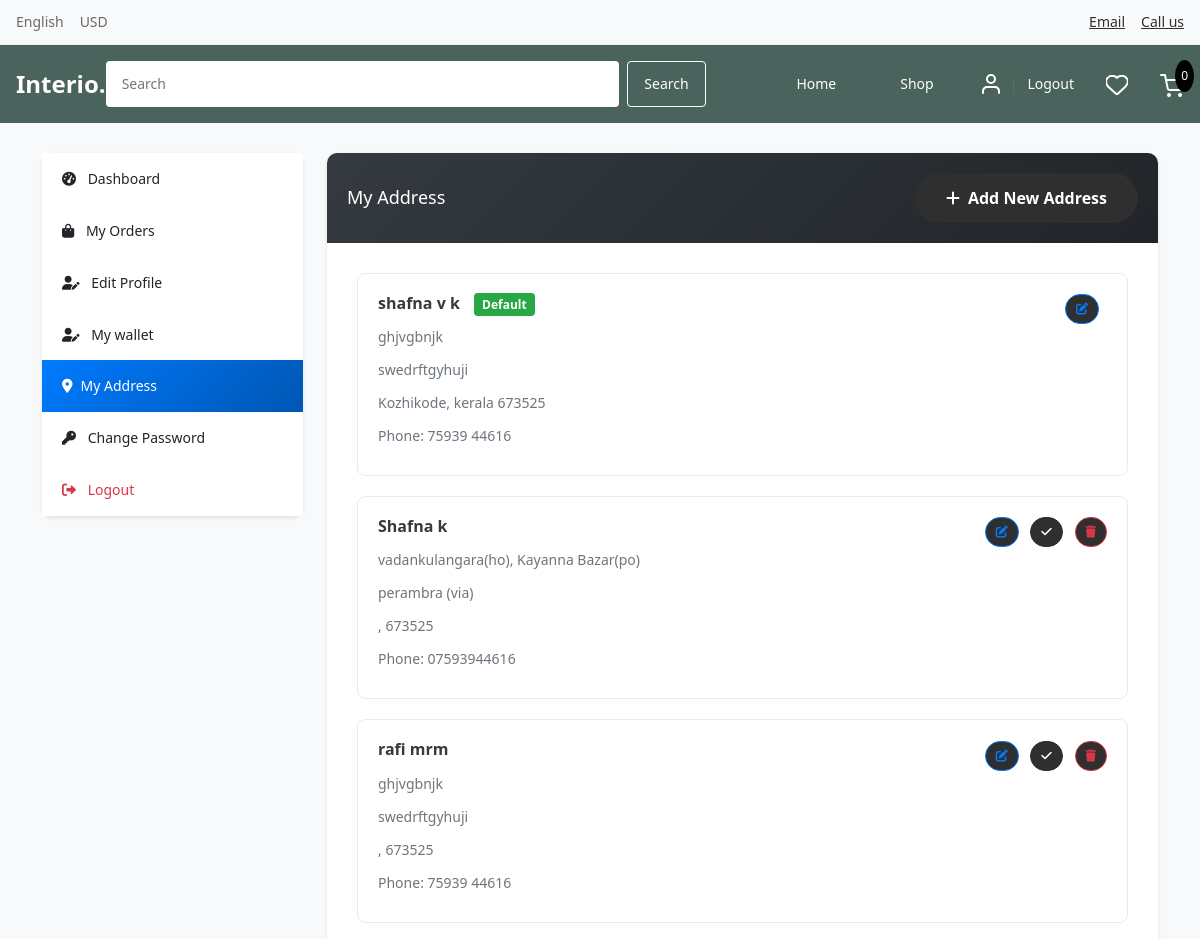
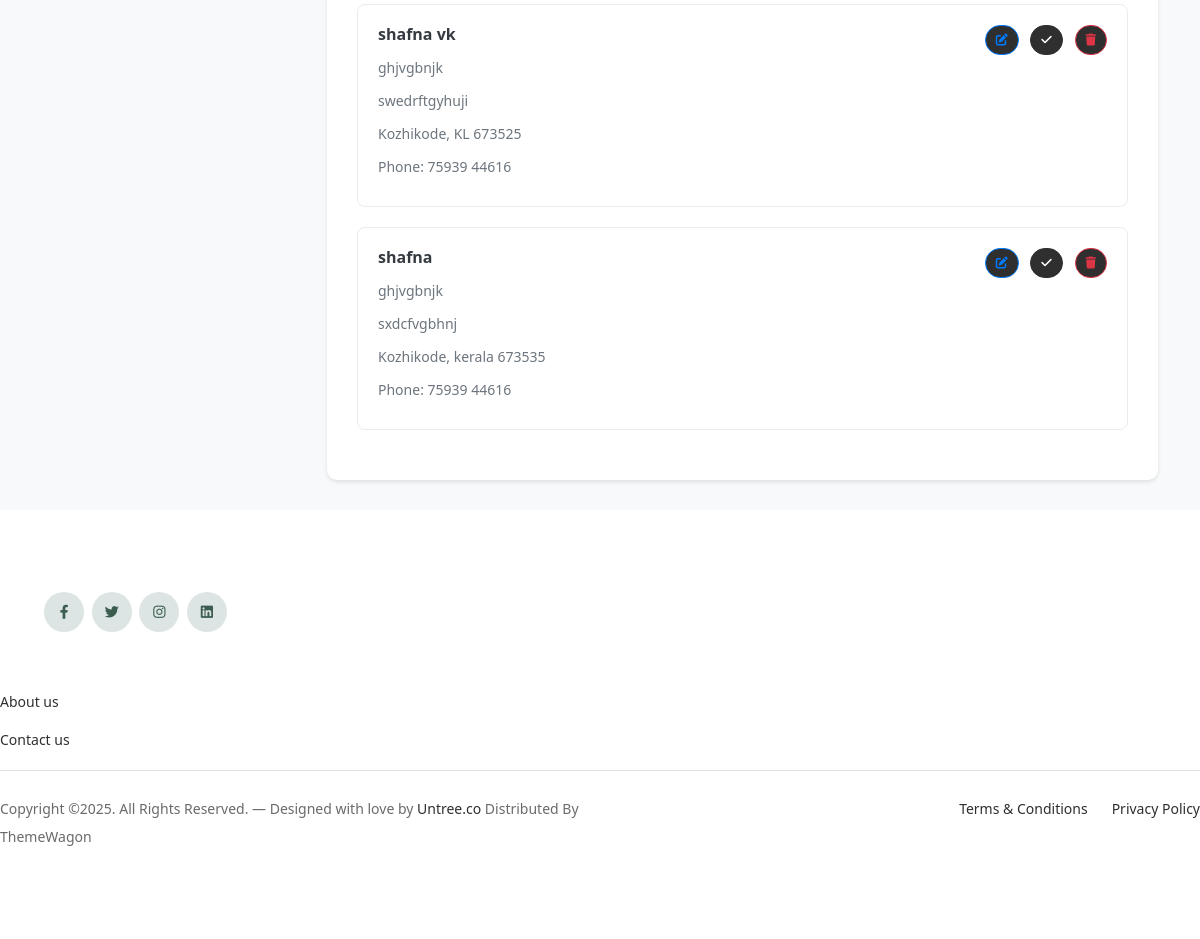
Screenshot of /accounts/manage_addresses/ (signed in) with the database file from the repository (2 pictures, top to bottom).
### accounts/models.py (models this page shows, shortened)
class Address(models.Model):
    user = models.ForeignKey(Account, on_delete=models.CASCADE)
    full_name = models.CharField(max_length=100)
    phone = models.CharField(max_length=15)
    address_line_1 = models.CharField(max_length=100)
    address_line_2 = models.CharField(max_length=100, blank=True)
    city = models.CharField(max_length=50)
    state = models.CharField(max_length=50)
    pincode = models.CharField(max_length=10)
    is_default = models.BooleanField(default=False)
    created_at = models.DateTimeField(auto_now_add=True)
    modified_at = models.DateTimeField(auto_now=True)
    class Meta:
        verbose_name_plural = 'Addresses'
        ordering = ['-is_default', '-created_at']

### accounts/views.py (the view)
# urls.py: path('manage_addresses/', views.manage_addresses, name='manage_addresses'),
@login_required
def manage_addresses(request):
    addresses = Address.objects.filter(user=request.user)
    context = {
        'addresses': addresses
    }
    return render(request, 'accounts/manage_addresses.html', context)

### carts/context_processors.py (called while the page is built)
def counter(request):
    cart_count = 0
    if 'admin' in request.path:
        return {}
    else:
        try:
            cart = Cart.objects.get(cart_id=_cart_id(request))
            cart_items = CartItem.objects.filter(cart=cart, is_active=True)
            for cart_item in cart_items:
                cart_count += cart_item.quantity
        except Cart.DoesNotExist:
            cart_count = 0
    return dict(cart_count=cart_count)

### carts/views.py (called while the page is built)
def _cart_id(request):
    cart = request.session.session_key
    if not cart:
        cart = request.session.create()
    return cart

### category/context_processors.py (called while the page is built)
def menu_links(request):
    links = Category.objects.all()
    return dict(links=links)

### templates/accounts/manage_addresses.html (shortened to what this page needs)
{% extends 'base.html' %}
{% load static %}
{% block content %}
<div class="dashboard-container">
    <div class="container">
        <div class="row">
            <div class="col-md-3 mb-4">
                <div class="sidebar">
                    <div class="list-group list-group-flush">
                        <a href="{% url 'dashboard' %}" class="list-group-item list-group-item-action">
                            <i class="fas fa-tachometer-alt me-2"></i> Dashboard
                        </a>
                        <a href="{% url 'my_orders' %}" class="list-group-item list-group-item-action">
                            <i class="fas fa-shopping-bag me-2"></i> My Orders
                        </a>
                        <a href="{% url 'edit_profile' %}" class="list-group-item list-group-item-action">
                            <i class="fas fa-user-edit me-2"></i> Edit Profile
                        </a>
                        <a href="{% url 'my_wallet' %}" class="list-group-item list-group-item-action">
                            <i class="fas fa-user-edit me-2"></i> My wallet
                        </a>
                        <a href="{% url 'manage_addresses' %}" class="list-group-item list-group-item-action active">
                            <i class="fas fa-map-marker-alt me-2"></i>My Address
                        </a>
                        <a href="{% url 'change_password' %}" class="list-group-item list-group-item-action">
                            <i class="fas fa-key me-2"></i> Change Password
                        </a>
                        <a href="{% url 'logout' %}" class="list-group-item list-group-item-action text-danger">
                            <i class="fas fa-sign-out-alt me-2"></i> Logout
                        </a>
                    </div>
                </div>
            </div>
            <div class="col-md-9">
                <div class="main-content">
                    <div class="card-header">
                        <h5 class="mb-0">My Address</h5>
                        <button class="btn btn-light" data-bs-toggle="modal" data-bs-target="#addAddressModal">
                            <i class="fas fa-plus me-2"></i>Add New Address
                        </button>
                    </div>
                    <div class="card-body">
                        {% if addresses %}
                            {% for address in addresses %}
                            <div class="address-card">
                                <h6>
                                    {{ address.full_name }}
                                    {% if address.is_default %}
                                        <span class="default-badge">Default</span>
                                    {% endif %}
                                </h6>
                                <p>{{ address.address_line_1 }}</p>
                                {% if address.address_line_2 %}
                                    <p>{{ address.address_line_2 }}</p>
                                {% endif %}
                                <p>{{ address.city }}, {{ address.state }} {{ address.pincode }}</p>
                                <p>Phone: {{ address.phone }}</p>
                                <div class="address-actions">
                                    <button class="btn btn-sm btn-outline-primary me-2"
                                            data-bs-toggle="modal"
                                            data-bs-target="#editAddressModal{{ address.id }}">
                                        <i class="fas fa-edit"></i>
                                    </button>
                                    {% if not address.is_default %}
                                    <button class="btn btn-sm btn-outline-success me-2"
                                            onclick="setDefaultAddress({{ address.id }})">
                                        <i class="fas fa-check"></i>
                                    </button>
                                    <button class="btn btn-sm btn-outline-danger"
                                            onclick="deleteAddress({{ address.id }})">
                                        <i class="fas fa-trash"></i>
                                    </button>
                                    {% endif %}
                                </div>
                            </div>
                            {% endfor %}
                        {% else %}
                            <div class="empty-state">
                                <i class="fas fa-map-marker-alt"></i>
                                <p>You haven't added any addresses yet.</p>
                            </div>
                        {% endif %}
                    </div>
                </div>
            </div>
        </div>
    </div>
</div>
{% endblock %}

### static/css/style.css (style rules this page uses)
body { overflow-x: hidden; position: relative; }
body { font-family: "Inter", sans-serif; font-weight: 400; line-height: 28px; color: #6a6a6a; font-size: 14px; background-color: #eff2f1; }
a { text-decoration: none; -webkit-transition: .3s all ease; -o-transition: .3s all ease; transition: .3s all ease; color: #2f2f2f; text-decoration: underline; }
.btn { font-weight: 600; padding: 12px 30px; border-radius: 30px; color: #ffffff; background: #2f2f2f; border-color: #2f2f2f; }
.address-card { border: 1px solid #ddd; border-radius: 8px; transition: all 0.3s ease; cursor: pointer; }

### templates/includes/header.html (style rules this page uses)
* { margin: 0; padding: 0; box-sizing: border-box; font-family: system-ui, -apple-system, BlinkMacSystemFont, 'Segoe UI', sans-serif; }

### templates/accounts/manage_addresses.html (style rules this page uses)
.dashboard-container { background-color: #f8f9fa; padding: 30px 0; min-height: 100vh; }
.sidebar { background: white; border-radius: 10px; box-shadow: 0 2px 4px rgba(0,0,0,0.1); }
.sidebar .list-group-item { border: none; padding: 12px 20px; transition: all 0.3s ease; }
.sidebar .list-group-item.active { background: linear-gradient(135deg, #007bff 0%, #0056b3 100%); border-color: #007bff; color: white; }
.main-content { background: white; border-radius: 10px; box-shadow: 0 2px 4px rgba(0,0,0,0.1); }
.main-content .card-header { background: linear-gradient(135deg, #343a40 0%, #212529 100%); color: white; border-radius: 10px 10px 0 0; padding: 20px; border-bottom: none; display: flex; justify-content: space-between; align-items: center; }
.main-content .card-header h5 { margin: 0; font-size: 18px; }
.main-content .card-body { padding: 30px; }
.address-card { border: 1px solid #e9ecef; border-radius: 8px; padding: 20px; margin-bottom: 20px; position: relative; transition: all 0.3s ease; }
.address-card h6 { color: #343a40; margin-bottom: 10px; font-weight: 600; }
.address-card p { color: #6c757d; margin-bottom: 5px; font-size: 14px; }
.address-actions { position: absolute; top: 20px; right: 20px; }
.btn-sm { padding: 5px 10px; font-size: 12px; }
.btn-outline-primary { border-color: #007bff; color: #007bff; }
.btn-outline-danger { border-color: #dc3545; color: #dc3545; }
.default-badge { background: #28a745; color: white; padding: 3px 8px; border-radius: 4px; font-size: 12px; margin-left: 10px; }

### rows the page displays
Address: full_name "shafna v k", is_default "Default", address_line_1 "ghjvgbnjk", address_line_2 "swedrftgyhuji", city "Kozhikode", state "kerala", pincode "673525", phone "75939 44616"
Address: full_name "Shafna k", address_line_1 "vadankulangara(ho), Kayanna Bazar(po)", address_line_2 "perambra (via)", pincode "673525", phone "07593944616"
Address: full_name "rafi mrm", address_line_1 "ghjvgbnjk", address_line_2 "swedrftgyhuji", pincode "673525", phone "75939 44616"
Address: full_name "shafna vk", address_line_1 "ghjvgbnjk", address_line_2 "swedrftgyhuji", city "Kozhikode", state "KL", pincode "673525", phone "75939 44616"
Address: full_name "shafna", address_line_1 "ghjvgbnjk", address_line_2 "sxdcfvgbhnj", city "Kozhikode", state "kerala", pincode "673535", phone "75939 44616"

### other values shown
{{ cart_count }} "0"
